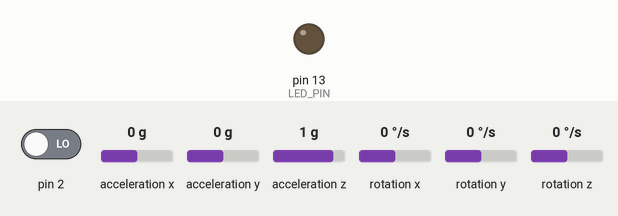
This sketch was run on a simulated Arduino Uno, built with avr-gcc and run on an emulated ATmega328P. Parts: output pins drawn as LEDs (lit = HIGH). Inputs (shaded band) come from the test bench; at power-on: pin 2 LOW, acceleration x 0 g, acceleration y 0 g, acceleration z 1 g, rotation x 0 °/s, rotation y 0 °/s, rotation z 0 °/s. The sensor or clock chip raises its interrupt line as the real part does; what the sketch prints to the serial monitor is not drawn.

Above: at 0.1 s.
At 1.0 s:
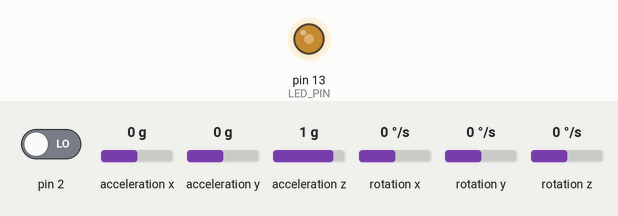
Timing chart, 0 to 2.5 s (numbered marks = the images above):
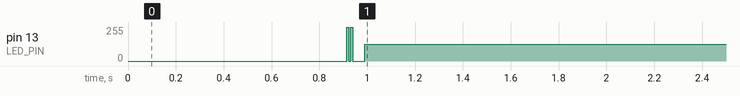

The sketch:

mpu_6050_i2cdevlib_raw.ino
```cpp
//mpu6050 i2cdevlib modified to return raw sensor data only (time, gyro gx/gy/gz, acceleration ax/ay/az)

/* ============================================
I2Cdev device library code is placed under the MIT license
Copyright (c) 2012 Jeff Rowberg

Permission is hereby granted, free of charge, to any person obtaining a copy
of this software and associated documentation files (the "Software"), to deal
in the Software without restriction, including without limitation the rights
to use, copy, modify, merge, publish, distribute, sublicense, and/or sell
copies of the Software, and to permit persons to whom the Software is
furnished to do so, subject to the following conditions:

The above copyright notice and this permission notice shall be included in
all copies or substantial portions of the Software.

THE SOFTWARE IS PROVIDED "AS IS", WITHOUT WARRANTY OF ANY KIND, EXPRESS OR
IMPLIED, INCLUDING BUT NOT LIMITED TO THE WARRANTIES OF MERCHANTABILITY,
FITNESS FOR A PARTICULAR PURPOSE AND NONINFRINGEMENT. IN NO EVENT SHALL THE
AUTHORS OR COPYRIGHT HOLDERS BE LIABLE FOR ANY CLAIM, DAMAGES OR OTHER
LIABILITY, WHETHER IN AN ACTION OF CONTRACT, TORT OR OTHERWISE, ARISING FROM,
OUT OF OR IN CONNECTION WITH THE SOFTWARE OR THE USE OR OTHER DEALINGS IN
THE SOFTWARE.
===============================================
*/

#include "I2Cdev.h"
#include "MPU6050_6Axis_MotionApps20.h"

#define INT_PIN 0 //D2
#define LED_PIN 13 //D13 (PB5)

#define PI 3.14159265359
#define RAD2DEG 180/PI
#define DEG2RAD PI/180

bool blinkState = false;

//#################### mpu6050 status ####################

MPU6050 mpu;
uint8_t mpuIntStatus;   // holds actual interrupt status byte from MPU
uint16_t packetSize;    // expected DMP packet size (default is 42 bytes)
uint16_t fifoCount;     // count of all bytes currently in FIFO
uint8_t fifoBuffer[64]; // FIFO storage buffer

//#################### mpu6050 data ####################

// sensor readings
int16_t ax, ay, az;
int16_t gx, gy, gz;

// data
unsigned long last_read_time;
float         last_x_angle;  // These are the filtered angles
float         last_y_angle;
float         last_z_angle;
float         last_gyro_x_angle;  // Store the gyro angles to compare drift
float         last_gyro_y_angle;
float         last_gyro_z_angle;

// orientation/motion
Quaternion q;
VectorFloat gravity;
float euler[3];
float ypr[3];

// offset
float    base_x_gyro = 0;
float    base_y_gyro = 0;
float    base_z_gyro = 0;
float    base_x_accel = 0;
float    base_y_accel = 0;
float    base_z_accel = 0;

// scaling
float    GYRO_FACTOR;
float    ACCEL_FACTOR;

//#################### interrupt on new data ####################

volatile bool mpuInterrupt = false;     // indicates whether MPU interrupt pin has gone high
void dmpDataReady() {
    mpuInterrupt = true;
}

//#################### reset ####################

void reset(void){
  Serial.println("reset in 2s");
  //WDTCSR = (1<<WDCE);
  //WDTCSR = (1<<WDE)|(1<<WDP0)|(1<<WDP1)|(1<<WDP2)|(0<<WDP3);
  //while(1);
}

//#################### calibration ####################

// Simple calibration - just average first few readings to subtract
// from the later data
void calibrate_sensors() {
  int       num_readings = 100;

  // Discard the first reading (don't know if this is needed or
  // not, however, it won't hurt.)
  mpu.getMotion6(&ax, &ay, &az, &gx, &gy, &gz);

  // Read and average the raw values
  for (int i = 0; i < num_readings; i++) {
    mpu.getMotion6(&ax, &ay, &az, &gx, &gy, &gz);
    base_x_gyro += gx;
    base_y_gyro += gy;
    base_z_gyro += gz;
    base_x_accel += ax;
    base_y_accel += ay;
    base_y_accel += az;
  }

  base_x_gyro /= num_readings;
  base_y_gyro /= num_readings;
  base_z_gyro /= num_readings;
  base_x_accel /= num_readings;
  base_y_accel /= num_readings;
  base_z_accel /= num_readings;
}

//#################### setup ####################

void setup() {

    Wire.begin();

    Serial.begin(115200);
    while (!Serial); // wait for Leonardo enumeration, others continue immediately
    Serial.println("start up");

    //setup mpu6050
    mpu.initialize();
    if(mpu.testConnection()!=true){reset();}
    if(mpu.dmpInitialize()!=0){reset();}
    mpu.setDMPEnabled(true);
    packetSize = mpu.dmpGetFIFOPacketSize();

    // enable Arduino interrupt detection
    attachInterrupt(INT_PIN, dmpDataReady, RISING);
    mpuIntStatus = mpu.getIntStatus();

    //set scale range of the gyro
    mpu.setFullScaleGyroRange(MPU6050_GYRO_FS_1000); //setFullScaleGyroRange to +-1000 degrees/sec
    //verify
    uint8_t READ_FS_SEL = mpu.getFullScaleGyroRange();
    GYRO_FACTOR = 131.072/(1<<READ_FS_SEL); //2^16/(250*2^READ_FS_SEL)/2;

    //set scale range of the accelerometer
    mpu.setFullScaleAccelRange(MPU6050_ACCEL_FS_8); //setFullScaleAccelRange to +-8g
    //verify
    uint8_t READ_AFS_SEL = mpu.getFullScaleAccelRange();
    ACCEL_FACTOR = 16384.0/(1<<READ_AFS_SEL); //2^16/(2*2^READ_AFS_SEL)/2;


    // configure LED for output
    pinMode(LED_PIN, OUTPUT);

    // get calibration values for sensors
    calibrate_sensors();
    Serial.println("setup complete");
}

//#################### main ####################

unsigned long t_prev = 0;
unsigned long t_now = 0;
unsigned long t_dif = 0;

void loop() {

    // wait for MPU interrupt or extra packet(s) available
    if (mpuInterrupt) {

        // Keep calculating the values of the complementary filter angles for comparison with DMP here
        // Read the raw accel/gyro values from the MPU-6050
        mpu.getMotion6(&ax, &ay, &az, &gx, &gy, &gz);
        mpuInterrupt = false;

        // Get time of last raw data read
        t_now = millis();
        t_dif = t_now - t_prev;
        t_prev = t_now;

        // Remove offsets and scale gyro data
        float gyro_x = (gx - base_x_gyro)/GYRO_FACTOR;
        float gyro_y = (gy - base_y_gyro)/GYRO_FACTOR;
        float gyro_z = (gz - base_z_gyro)/GYRO_FACTOR;
        //float accel_x = (ax - base_x_accel)/ACCEL_FACTOR;
        //float accel_y = (ay - base_y_accel)/ACCEL_FACTOR;
        //float accel_z = (az - base_z_accel)/ACCEL_FACTOR;
        float accel_x = (ax)/ACCEL_FACTOR;
        float accel_y = (ay)/ACCEL_FACTOR;
        float accel_z = (az)/ACCEL_FACTOR;

        // output data
        Serial.print(t_dif, 5);
        Serial.print(" ");
        Serial.print(gyro_x, 5);
        Serial.print(" ");
        Serial.print(gyro_y, 5);
        Serial.print(" ");
        Serial.print(gyro_z, 5);
        Serial.print(" ");
        Serial.print(accel_x, 5);
        Serial.print(" ");
        Serial.print(accel_y, 5);
        Serial.print(" ");
        Serial.print(accel_z, 5);
        Serial.println("");

        // blink LED to indicate activity
        blinkState = !blinkState;
        digitalWrite(LED_PIN, blinkState);
    }
}
```

Measured:
- by itself, pin 13 (LED_PIN): 0/255 → 127/255 at 0.91 s
